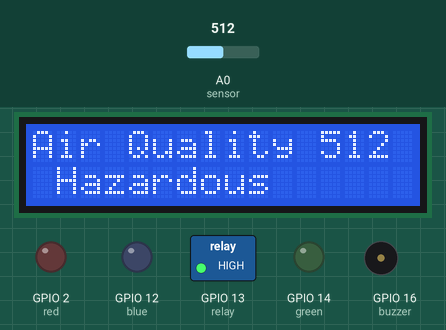
Simulated run of this sketch. Board: ESP8266 (NodeMCU). On the bench: 16×2 character LCD, switched loads named in the sketch (green lamp = pin HIGH), output pins drawn as LEDs (lit = HIGH), buzzer (waves = sounding). The test bench sets the inputs (shaded band); at power-on: A0 (sensor) = 512. WiFi joins after 1.5 s; servers stay silent unless stated; web services answer with replies made up by the test bench; pins used as bus, display or sensor lines are not drawn; what the sketch prints to the serial monitor is not drawn.

Above: at 6.7 s.
6.8 s: A0 (sensor) set to 489
At 15.5 s:
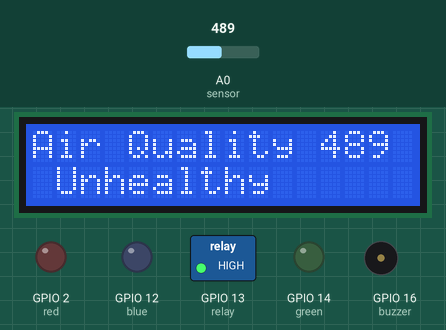
16.4 s: A0 (sensor) set to 407
At 24.3 s:
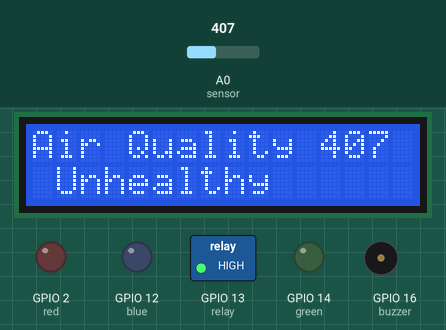
26.1 s: A0 (sensor) set to 388
At 34.1 s:
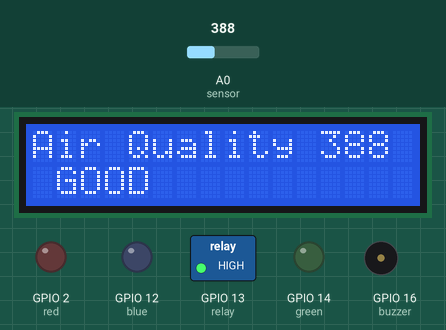
35.8 s: A0 (sensor) set to 510
At 40.0 s:
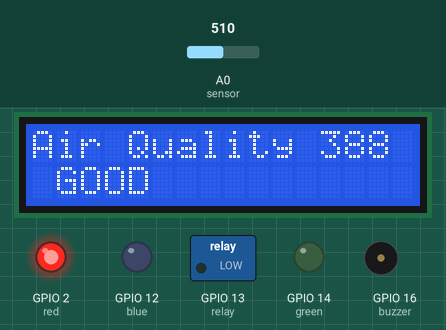
45.2 s: A0 (sensor) set to 390
At 48.9 s:
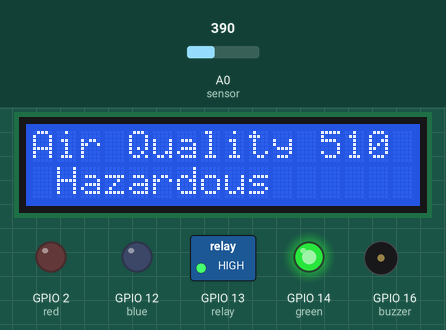
Timing chart, 0 to 52.8 s (numbered marks = the images above; inputs shaded):
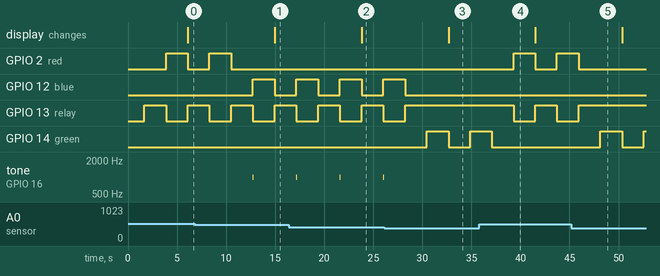

Measured:
- the behaviour switches between 500 and 499 on A0 (sensor) (found by bisection; images 0 and 1)
- the behaviour switches between 400 and 399 on A0 (sensor) (found by bisection; images 2 and 3)
- after the input at 6.8 s, GPIO 2 (red): goes on until 10.5 s, then stays LOW; GPIO 12 (blue): LOW → HIGH after 5.9 s, → LOW 2.2 s later; tone on GPIO 16 (buzzer): silent → 1000 Hz after 5.9 s, → silent 0.08 s later; the display: changes after 8.2 s (image 1)
- after the input at 16.4 s, the display: changes after 7.4 s (image 2)
- after the input at 26.1 s, GPIO 12 (blue): goes on until 28.2 s, then stays LOW; GPIO 13 (relay): goes on until 28.2 s, then stays HIGH; GPIO 14 (green): LOW → HIGH after 4.3 s, → LOW 2.2 s later, → HIGH 2.2 s later; tone on GPIO 16 (buzzer): goes on until 26.1 s, then stays silent; the display: changes after 6.6 s (image 3)
- after the input at 35.8 s, GPIO 2 (red): LOW → HIGH after 3.5 s, → LOW 2.2 s later, → HIGH 2.2 s later; GPIO 13 (relay): HIGH → LOW after 3.5 s, → HIGH 2.2 s later, → LOW 2.2 s later; GPIO 14 (green): goes on until 37.1 s, then stays LOW
- after the input at 45.2 s, GPIO 2 (red): goes on until 46.0 s, then stays LOW; GPIO 13 (relay): goes on until 46.0 s, then stays HIGH; GPIO 14 (green): LOW → HIGH after 3.0 s, → LOW 2.2 s later, → HIGH 2.2 s later
- by itself, GPIO 13 (relay): alternates HIGH for 2.2 s and LOW for 2.2 s

The sketch:

demo-model.ino
```cpp
// Scl of OLED or I2C is connected to D1 or GPIO 5 & SDA of OLED or I2C is connected to D2 or GPIO 4

#include <ESP8266WiFi.h>
#include <ESP8266HTTPClient.h>
#include <WiFiClient.h>
#include <SPI.h>
#include <Wire.h>
#include <LiquidCrystal_I2C.h>        // library for I2C LCD
LiquidCrystal_I2C lcd(0x27, 16, 2);   // set the LCD address to 0x27 for a 16 chars and 2 line display

int sensor = A0;
int relay = 13;                                //13 is GPIO pin  in NodeMcu & D7 is digital pin in Node Mcu or 0 is GPIO pin  in NodeMcu & D3 is digital pin in Node Mcu
int buzzer = 16;                              //16 is GPIO pin  in NodeMcu & D0 is digital pin in Node Mcu
int red = 2;                                 //2 is GPIO pin  in NodeMcu & D4 is digital pin in Node Mcu
int green = 14;                             //14 is GPIO pin  in NodeMcu & D5 is digital pin in Node Mcu
int blue = 12;                            //12 is GPIO pin  in NodeMcu & D6 is digital pin in Node Mcu
int gasLevel = 0;                        //int variable for gas level
String quality = "";

String host = "api.thingspeak.com";
int httpPort = 80;
String url1 = "/update?api_key=FPDASLMRFLSARQ97&field1=";
String url2 = "/update?api_key=FPDASLMRFLSARQ97&field2=";
HTTPClient http;
WiFiClient wifiClient;

void setup() {
  // put your setup code here, to run once:
  Serial.begin(9600);
  lcd.init();    // initialize the lcd
  lcd.backlight(); // backlight ON
  lcd.print("KALA-KRITI");
  pinMode(buzzer, OUTPUT);                       //set beeper for output
  pinMode(sensor, INPUT);                       //set sensor for input
  pinMode (relay, OUTPUT);
  //pinMode (fan, OUTPUT);
  pinMode (red, OUTPUT);
  pinMode (green, OUTPUT);
  pinMode (blue, OUTPUT);

  WiFi.begin("wifi_name", "wifi_pass");
  while (WiFi.status() != WL_CONNECTED)
  {
    delay(200);
    Serial.print("..");
  }
  Serial.println();
  Serial.println("NodeMCU is connected!");
  Serial.println(WiFi.localIP());

}

void loop()
{

  gasLevel = analogRead(sensor);
  Serial.println("Mq2 Value:" + (String) gasLevel);
  digitalWrite (green, LOW);
  digitalWrite (red, LOW);
  digitalWrite (blue, LOW);
  digitalWrite (buzzer, LOW);
  //digitalWrite (fan, LOW);
  digitalWrite (relay, HIGH);
  String link1  = url1 + (String) gasLevel;
  http.begin(wifiClient,
  host, httpPort, link1);
  int httpCode = http.GET();
  Serial.println(httpCode);
  delay(2000);


  if (gasLevel < 400) {
    quality = "GOOD";
    int quality1 = 1;
    Serial.println("Air Quality:" + (String) quality);
    digitalWrite(relay, HIGH);
    digitalWrite (green, HIGH);
    String link2  = url2 + (String) quality1;
    http.begin(wifiClient, host, httpPort, link2);
    int httpCode = http.GET();
    Serial.println(httpCode);
    delay(2000);
  }

  else if (gasLevel >= 400 and gasLevel < 500) {
    quality = "Unhealthy";
   int quality2 = 2;
    Serial.println("Air Quality:" + (String) quality);
    digitalWrite(relay, LOW);
    digitalWrite (blue, HIGH);
    tone(buzzer, 1000, 80);
    String link3  = url2 + (String) quality2;
    http.begin(wifiClient, host, httpPort, link3);
    int httpCode = http.GET();
    Serial.println(httpCode);
    delay(2000);
  }

  else if (gasLevel >= 500) {
    quality = "Hazardous ";
   int quality3 = 3;
    Serial.println("Air Quality:" + (String) quality);
    digitalWrite(relay, LOW);
    //digitalWrite(fan, HIGH);
    digitalWrite (red, HIGH);
    digitalWrite( buzzer, HIGH);
    String link4  = url2 + (String) quality3;
    http.begin(wifiClient, host, httpPort, link4);
    int httpCode = http.GET();
    Serial.println(httpCode);
    delay(2000);
  }

  lcd.clear();
  lcd.setCursor(0, 0);
  lcd.print("Air Quality");
  lcd.setCursor(12, 0);
  lcd.print(gasLevel);
  lcd.setCursor(1, 1);
  lcd.println(quality);

}
```
